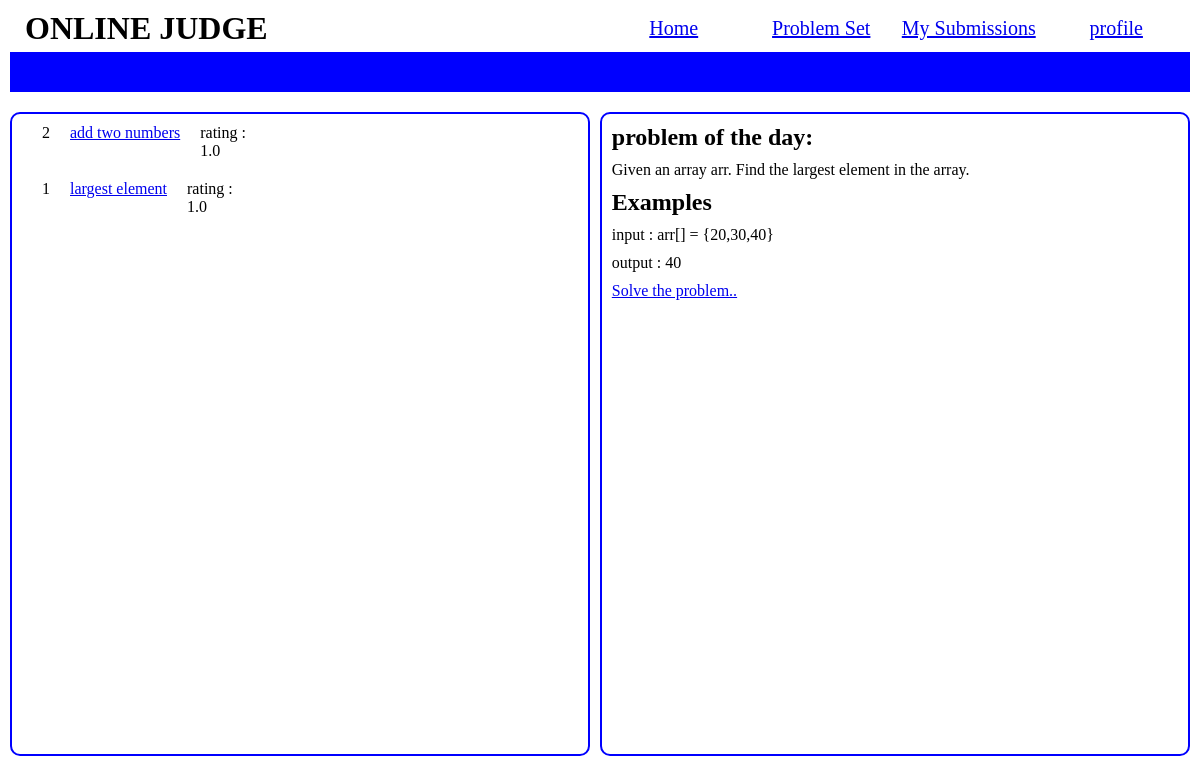
The app's page /problems/ with its own data.
### problems/models.py (models this page shows)
class Problem_set(models.Model) :
    problem_name = models.CharField(max_length = 50, blank = True, unique = True )
    rating = models.DecimalField(max_digits = 2, decimal_places = 1)
    topics = models.TextField()

class Problem(models.Model) :
    problem_id = models.ForeignKey(Problem_set, on_delete = models.CASCADE, related_name = "problem_id")
    description = models.TextField()
    input_problem = models.CharField(max_length = 200, blank = True)
    output_problem = models.CharField(max_length = 200, blank = True)

### problems/views.py (the view)
# urls.py: path('',home_view),
def home_view(request) :
    my_context = []
    all_problems = Problem_set.objects.order_by("-pk")
    latest_problems = all_problems[:10]
    for problem_description in all_problems :
        problem_question = Problem.objects.get(pk = problem_description.pk)
        my_context.append({
            "problem_name" : problem_description.problem_name,
            "problem_id" : problem_description.pk,
            "problem_question" : problem_question.description,
            "problem_input" : problem_question.input_problem,
            "problem_output" : problem_question.output_problem,
            "problem_rating" : problem_description.rating
        })
    random_context = cache.get("random_problem_of_the_day")
    if not random_context :
        random_problem_des = random.choice(all_problems)
        random_problem_question =  Problem.objects.get(pk = random_problem_des.pk)
        random_context = ({
            "random_id" : random_problem_des.pk,
            "random_name" : random_problem_des.problem_name,
            "random_question" : random_problem_question.description,
            "random_input" :random_problem_question.input_problem,
            "random_output" : random_problem_question.output_problem
        })
        cache.set('random_problem_of_the_day', random_context, 86400)
    return render(request,"problemset.html",{"my_context" : my_context, "random_problem" : random_context})

### templates/problemset.html (shortened to what this page needs)
{% extends "copy_main.html" %}
{% block link %}
<link rel="stylesheet" href="/static/problemset.css">
{% endblock %}
{% block body %}
<div class="box">
    <div class="navbar">
        <div class="heading">
            <h1>ONLINE JUDGE</h1>
        </div>
        <div class="links">
            <div class="link"><a href="/">Home</a></div>
            <div class="link"><a href="problems/">Problem Set</a></div>
            <div class="link"><a href="/register/temp">My Submissions</a></div>
            <div class="link"><a href="/register/temp">profile</a></div>
        </div>
    </div>
    <div class="bluebar">
    </div>
</div>
<div class="bottom">
    <div class="bottom_left">
        {% for problem in my_context %}
        {% if problem.problem_name %}
            <div class="problem">
                <div class="number">{{problem.problem_id}}</div>
                <div class="problem_link">
                    <a href="{% url 'problem' problem.problem_name %}"
                        title="{{problem.problem_name}}">{{problem.problem_name}}</a>
                </div>
                <div class = "rating"><p>rating : {{problem.problem_rating}}<p></div>
            </div>
        {% endif %}
        {% endfor %}
    </div>
    <div class="bottom_right">
        <h2>problem of the day:</h2>
        <div class = "question_rand">
            <p>{{random_problem.random_question}}</p>
        </div>
        <div class="examples">
            <div>
                <h2>Examples</h2>
            </div>
            <div class = "input">
                <p> input : {{random_problem.random_input}}</p>
            </div>
            <div class = "output">
                <p>output : {{random_problem.random_output}}</p>
            </div>
        </div>
        <div class = "solve">
            <a href="{% url 'problem' random_problem.random_name %}"
                title="{{random_problem.random_name}}">Solve the problem..</a>
        </div>
    </div>
</div>
{% endblock %}

### templates/copy_main.html (shortened to what this page needs)
<!DOCTYPE HTML>
<html>
<head>
    {% block link %}{% endblock %}
</head>
<body>
        {% block body %}{% endblock %}
</body>
</html>

### static/problemset.css (style rules this page uses)
body,html { margin : 0; }
.box { margin : 10px; }
.navbar { display : flex; box-sizing: border-box; }
.heading { background-color: white; width : 50%; }
h1 { margin : 0; padding-left : 15px; }
.links { width : 50%; background-color: white; display : flex; justify-content: center; align-items: center; }
.link { width : 25%; text-align : center; font-size : 20px; }
.bluebar { margin-top : 5px; background-color: blue; height : 40px; }
.bottom { display : flex; margin-left :10px; margin-right: 10px;; }
.bottom_left { width : 20%; border : 2px solid blue; border-radius : 10px; margin-right : 10px; margin-top: 10px; width : 80vw; height : 80vh; }
.bottom_right { width : 80%; border : 2px solid blue; border-radius: 10px; margin-top: 10px; padding : 10px; }
.bottom_right h2 { margin : 0; }
.problem { display : flex; padding-left : 20px; }
.number { margin : 10px; }
.problem_link { margin : 10px; }
.rating { width : 10%; margin : 10px; }
p { margin:0; }
.question_rand { margin-top: 10px; }
.examples { margin-top : 10px; }
.input { margin-top: 10px; }
.output { margin-top: 10px; }
.solve { margin-top : 10px; }

### records on screen
Problem_set: problem_name "add two numbers", problem_rating "1.0"
Problem_set: problem_name "largest element", problem_rating "1.0"
Problem: random_question "Given an array arr. Find the largest element in the array.", random_input "arr[] = {20,30,40}", random_output "40"

### other values on screen
{{ problem.problem_id }} "2" "1"
